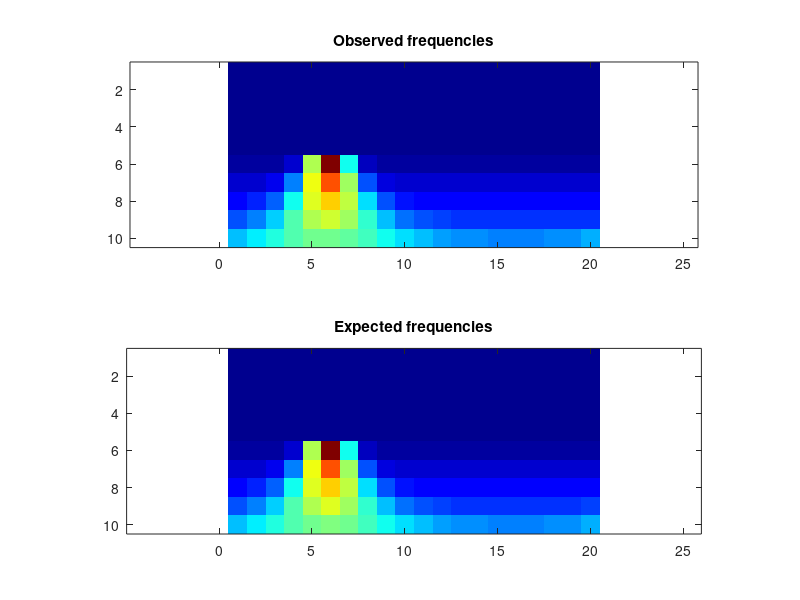

MATLAB code for this plot:
obsFrequencies = [ 0, 0, 0, 0, 0, 0, 0, 0, 0, 0, 0, 0, 0, 0, 0, 0, 0, 0, 0, 0; 0, 0, 0, 0, 0, 0, 0, 0, 0, 0, 0, 0, 0, 0, 0, 0, 0, 0, 0, 0; 0, 0, 0, 0, 0, 0, 0, 0, 0, 0, 0, 0, 0, 0, 0, 0, 0, 0, 0, 0; 0, 0, 0, 0, 0, 0, 0, 0, 0, 0, 0, 0, 0, 0, 0, 0, 0, 0, 0, 0; 0, 0, 0, 0, 0, 0, 0, 0, 0, 0, 0, 0, 0, 0, 0, 0, 0, 0, 0, 0; 822, 755, 831, 2590, 18726, 34800, 13449, 1734, 846, 848, 816, 824, 771, 824, 813, 816, 782, 825, 785, 812; 2421, 2505, 3304, 8514, 21035, 27387, 18030, 6728, 2958, 2486, 2396, 2382, 2488, 2373, 2346, 2312, 2348, 2428, 2452, 2444; 4267, 4996, 7169, 13198, 20415, 23058, 19080, 11726, 6627, 4667, 4036, 3987, 4043, 3969, 4041, 3978, 4072, 3998, 3989, 3969; 6890, 8372, 11251, 15246, 18989, 20062, 18338, 14341, 10705, 8074, 6596, 6007, 5944, 5810, 5599, 5725, 5787, 5668, 5837, 5939; 10791, 12035, 13718, 15333, 16336, 16607, 16205, 14821, 13222, 11608, 10375, 9584, 9236, 8854, 8658, 8470, 8622, 8704, 9162, 9804 ];
expFrequencies = [ 0, 0, 0, 0, 0, 0, 0, 0, 0, 0, 0, 0, 0, 0, 0, 0, 0, 0, 0, 0; 0, 0, 0, 0, 0, 0, 0, 0, 0, 0, 0, 0, 0, 0, 0, 0, 0, 0, 0, 0; 0, 0, 0, 0, 0, 0, 0, 0, 0, 0, 0, 0, 0, 0, 0, 0, 0, 0, 0, 0; 0, 0, 0, 0, 0, 0, 0, 0, 0, 0, 0, 0, 0, 0, 0, 0, 0, 0, 0, 0; 0, 0, 0, 0, 0, 0, 0, 0, 0, 0, 0, 0, 0, 0, 0, 0, 0, 0, 0, 0; 800.003, 800.539, 850.656, 2639.59, 18638.1, 34571.3, 13420, 1746.58, 820.798, 800.19, 800.001, 800, 800, 800, 799.999, 800, 800, 799.999, 800, 800; 2405.79, 2485.37, 3347.36, 8525.36, 20878, 27368.4, 18076.2, 6776.71, 2990.86, 2449.12, 2403.24, 2400.22, 2400.02, 2400, 2400, 2400, 2400, 2400, 2400.03, 2400.38; 4197.35, 4889.86, 7354.36, 13106.9, 20291.9, 23119.7, 18936.8, 11623.6, 6593.38, 4653.63, 4142.52, 4031.55, 4008.23, 4002.88, 4001.49, 4001.24, 4001.66, 4003.48, 4010.7, 4043; 6863.98, 8430.42, 11325.9, 15321.9, 18892.7, 20114.6, 18279.3, 14444.8, 10596.5, 8000.81, 6661.14, 6071.57, 5829.21, 5730.79, 5692.41, 5683.54, 5697.5, 5744.85, 5863.94, 6156.97; 10695.3, 11999.4, 13605.9, 15230.4, 16429.3, 16807.9, 16234, 14907, 13252.3, 11693.5, 10468.6, 9616.11, 9069.84, 8745.37, 8578.85, 8534.65, 8603.04, 8798.98, 9164.05, 9767.7 ];
colormap(jet);
clf; subplot(2,1,1);
imagesc(obsFrequencies);
title('Observed frequencies');
axis equal;
subplot(2,1,2);
imagesc(expFrequencies);
axis equal;
title('Expected frequencies');
